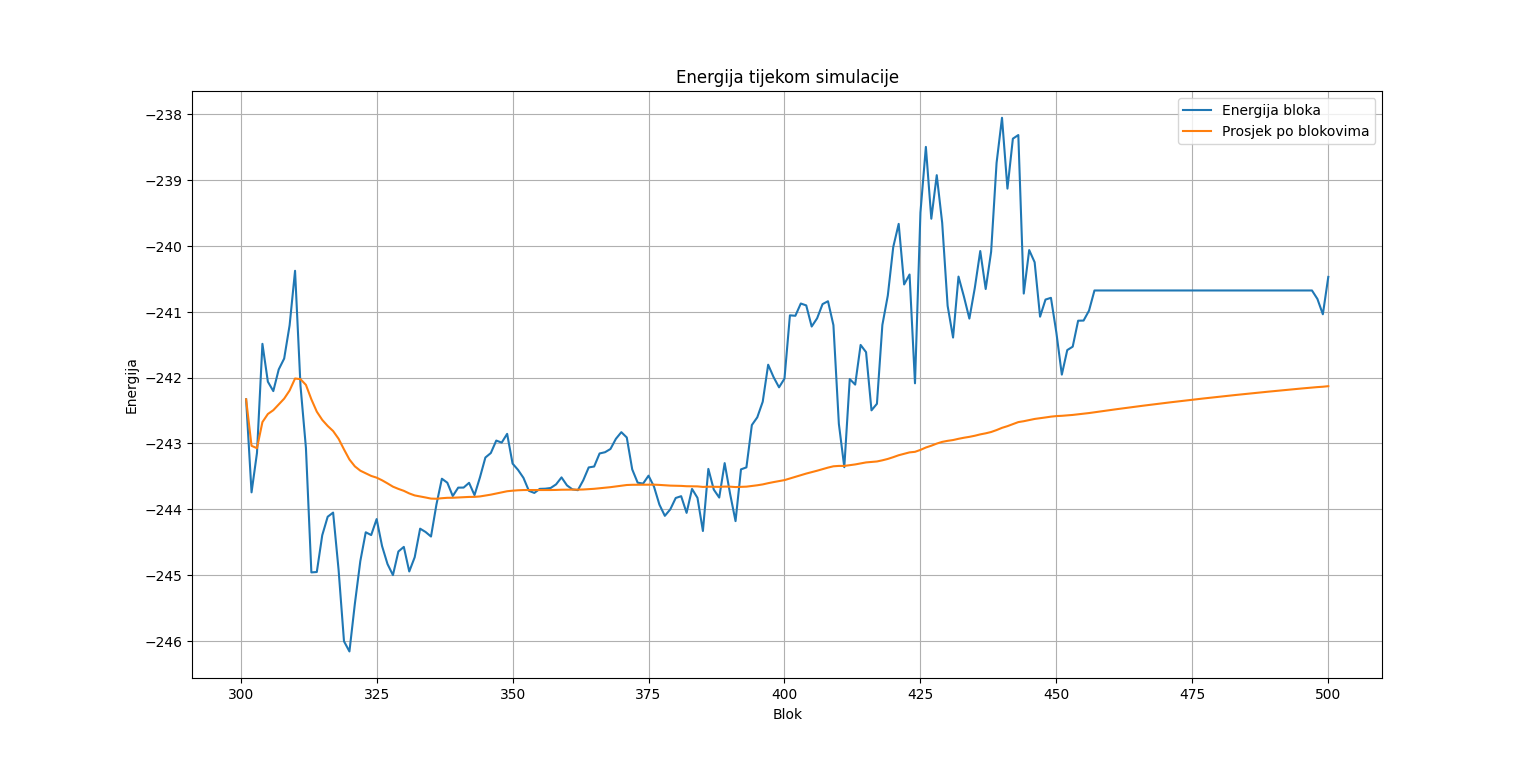

Source code (Python):
import numpy as np
import matplotlib.pyplot as plt

# Ucitavanje podataka o energiji
podaci = np.loadtxt("E.dat")

# Graf energije
plt.plot(podaci[:,0], podaci[:,1], label="Energija bloka")
plt.plot(podaci[:,0], podaci[:,2], label="Prosjek po blokovima")

plt.xlabel("Blok")
plt.ylabel("Energija")
plt.title("Energija tijekom simulacije")

plt.legend()
plt.grid()

plt.show()
